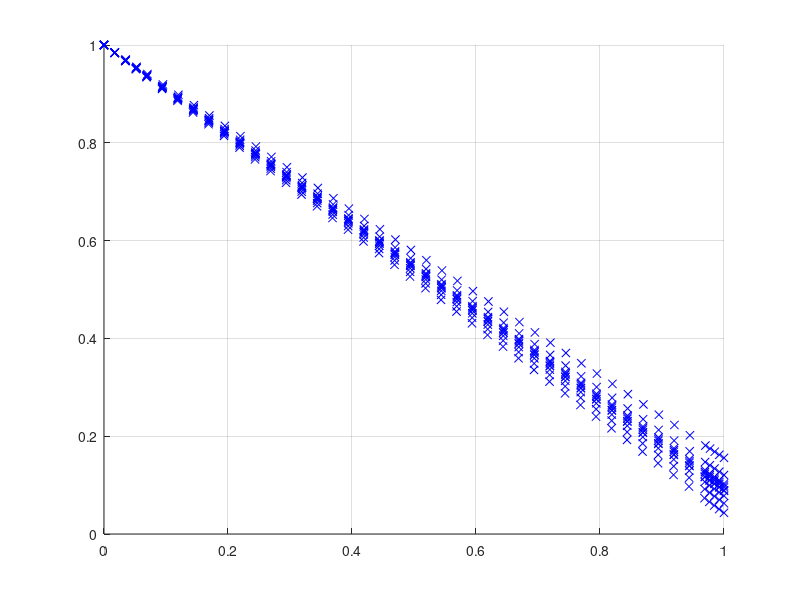
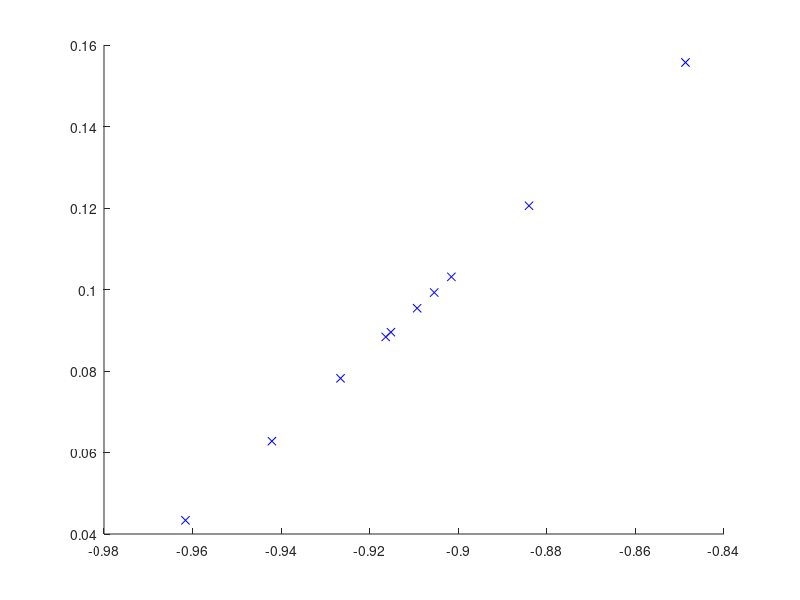

These charts were generated, in order, by the following MATLAB code:
function problem5
clc
clear all
close all


D = 10;
L = 1;
v = 0.1;
k = 5e-3;

for i = 1:10
    guess = random('normal',-0.9,0.05);   
    zspan = [0 1]; 
    initial = [1; guess];
    options = odeset('RelTol',1e-5,'AbsTol',[1e-5 1e-5]);
    [z, c] = ode45(@dudz,zspan,initial,options);
    
    result(i,1) = guess;
    result(i,2) = c(end,1);
    
    hold on
    plot(z, c(:,1),'bx');
    grid on
end


function f = dudz(z, u)
       f = zeros(2,1); 
       f(1) = u(2);
       f(2) = (k/D)*u(1) - (v/D)*u(2); 
end
figure
hold on 
plot(result(:,1),result(:,2),'bx')
end
